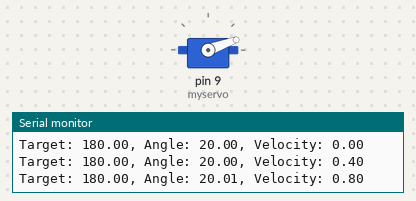
The sketch below on a simulated Arduino Uno, built with avr-gcc and run on an emulated ATmega328P. Shown: servo, the last lines printed to the serial monitor. At 21.7 s the program stops and its outputs stay as they are.

Above: at 0.05 s.
At 1.85 s:
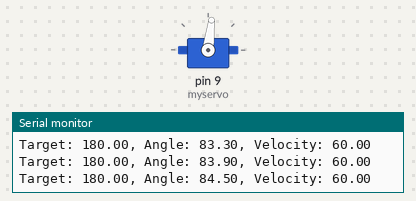
At 3.7 s:
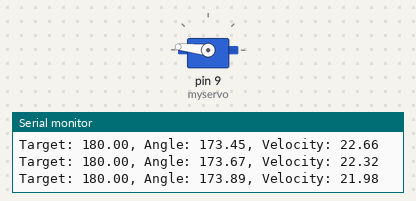
At 7.35 s:
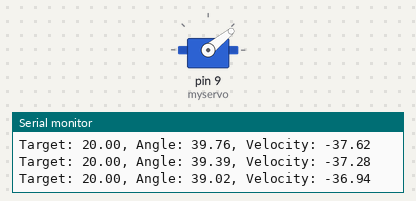
Timing chart, 0 to 11.7 s (numbered marks = the images above):
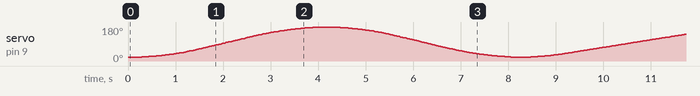

The sketch:

trajectory-example.ino
```cpp
// (licence header left out)
// --- Include the library ---
// Make sure that the file "trajectory.h" is included in
// the same folder as the Arduino sketch
#include "trajectory.h"
#include <Servo.h>


// --- Instantiate the class ---
/**
 * If you want the acceleration and deceleration to be the same
 * FORMAT: Trajectory(max velocity, acceleration)
 */
//Trajectory servoTrajectory(60, 40);

/**
 * If the acceleration and deceleration are different
 * FORMAT: Trajectory(max velocity, acceleration, deceleration)
 */
Trajectory servoTrajectory(60, 40, 34);

/**
 * By default the dynamics controller turns off when it is within 0.1 units
 * of the target position. This threshold value can be changed in the declaration
 * FORMAT: Dynamics(max velocity, acceleration, deceleration, threshold)
 */
//Trajectory servoTrajectory(60, 40, 34, 0.05);

Servo myservo;


// --- Define global variables ---
// The controller will be updated at a rate of 100Hz
#define UPDATE_FREQUENCY 100
#define UPDATE_TIME (1000 / UPDATE_FREQUENCY)
unsigned long updateTimer = 0;
int moveNumber = 0;


/* * * * * * * * * * * * * * * * * * * * * * *
 * SETUP
 * * * * * * * * * * * * * * * * * * * * * * */
void setup() {

	Serial.begin(115200);
	while(!Serial);
	Serial.println("Starting program");

	// Attaches the servo on pin 9 to the servo object
	myservo.attach(9);

	// We want the servo to start at an angle of 20°
	myservo.write(20);

	// By default the controller starts at 0, so we need to
	// set the starting angle as well
	servoTrajectory.reset(20);

	/**
	 * If we suddenly decide we want to change the maximum velocity to 30°/s,
	 * the acceleration to 15°/s^2 and deceleration to 5.3°/s^2
	 */
	//servoTrajectory.setMaxVel(30);
	//servoTrajectory.setAcc(15);
	//servoTrajectory.setDec(5.3);

	/**
	 * To read what the current velocity and acceleration settings are
	 */
	//float maxVelocity = servoTrajectory.getMaxVel();
	//float acceleration = servoTrajectory.getAcc();
	//float deceleration = servoTrajectory.getDec();

	updateTimer = millis();
}


/* * * * * * * * * * * * * * * * * * * * * * *
 * NEW MOVEMENT COMMANDS
 * * * * * * * * * * * * * * * * * * * * * * */
void nextMove() {
	switch (moveNumber) {
		case 0:
			// First we move to the 180° position as fast as possible
			servoTrajectory.setTargetPos(180);
			break;

		case 1:
			// Then move back to 20° as fast as possible
			servoTrajectory.setTargetPos(20);
			break;

		case 2:
			// Next move to 180°, but over the course of 5 seconds
			servoTrajectory.setTargetPos(180, 5);
			break;

		case 3:
			// Finally back to 20°, taking 8.5 seconds
			servoTrajectory.setTargetPos(20, 8.5);
			break;

		default:
			// If all other moves have completed, stop the program
			Serial.println("All moves completed");
			while(1) {}
	}

	moveNumber++;
}


/* * * * * * * * * * * * * * * * * * * * * * *
 * LOOP
 * * * * * * * * * * * * * * * * * * * * * * */
void loop() {

	// Update the servo position at regular intervals
	if (millis() - updateTimer >= UPDATE_TIME) {
		updateTimer += UPDATE_TIME;

		// Update the controller
		float currentAngle = servoTrajectory.update();

		// Set the new servo position; the function only takes integer numbers
		myservo.write(round(currentAngle));

		/**
		 * For more precise servo control, you could use writeMicroseconds.
		 * The min and max PWM pulse widths which correspond to the 0° and 180°
		 * positions needs to be inserted for MIN_PWM and MAX_PWM.
		 */
		//myservo.writeMicroseconds(map(currentAngle, 0, 180, MIN_PWM, MAX_PWM));

		// Output the target position, along with the current position and velocity
		Serial.print("Target: ");
		Serial.print(servoTrajectory.getTarget());
		Serial.print(", Angle: ");
		Serial.print(servoTrajectory.getPos());
		Serial.print(", Velocity: ");
		Serial.println(servoTrajectory.getVel());

		// Only once the servo has reached the desired position, complete the next move
		if (servoTrajectory.ready()) {
			nextMove();
		}
	}
}
```

trajectory.h
```cpp
// (licence header left out)
#ifndef TRAJECTORY_H
#define TRAJECTORY_H

#include <Arduino.h>

// TRAJECTORY CLASS
class Trajectory {

public:
	// Constructors
	Trajectory(float _maxVel = 100, float _setAcc = 50, float _setDec = -1, float _thresh = 0.1);

	// Set target position/velocity
	void setTargetPos(float _target);
	bool setTargetPos(float _target, float _time);
	void setTargetVel(float _target);

	// Get the current target position or velocity values
	float getTarget() { return target; };

	// Set max velocity, acceleration or decelleration
	void setMaxVel(float _maxVel) { maxVel = _maxVel; };
	void setAcc(float _acc) { acc = _acc; };
	void setDec(float _dec) { dec = _dec; };

	// Get the current max velocity, accel or decel values
	float getMaxVel() { return maxVel; };
	float getAcc() { return acc; };
	float getDec() { return dec; };

	// Get the current position and velocity
	float getPos() { return curPos; };
	float getVel() { return curVel; };

	// Set the current position
	void setPos(float newPos = 0);

	// Reset the controller
	void reset(float newPos = 0);

	// Check if the controller has reached the desired position
	bool ready() { return noTasks; };

	// Update and get the new position value
	// dT = time since update or reset function was last called in milliseconds
	float update(float dT);
	float update();

	// Default destructor
	~Trajectory();

private:
	// type = 0: "position" control (Straight line with parabolic blends)
	// type = 1: "velocity" control (Straight line with parabolic blends)
	int type;          // Target type

	float threshold;   // Position error threshold below which no motion occurs
	float target;      // Target Position or Velocity
	float curPos;      // Current Position (units)
	float curVel;      // Current Velocity (units/second)
	float maxVel;      // Maximum Velocity (units/second)
	float velGoal;     // Target velocity to reach goal position at a specific time
	float acc;         // Constant Acceleraction (units/second^2)
	float dec;         // Constant Deceleration (units/second^2)
	unsigned long oldTime;
	bool noTasks;
};


/**
 * Default constructor
 *
 * @param (_maxVel) Maximum velocity - default = 100
 * @param (_acc) Constant acceleration - default = 50
 * @param (_dec) Constant deceleration - default = same as acceleration
 * @param (_thesh) Cutoff threshold - default = 0.1
 */
Trajectory::Trajectory(float _maxVel, float _acc, float _dec, float _thresh) {
	type = 0;
	target = 0;
	curPos = 0;
	curVel = 0;
	maxVel = _maxVel;
	velGoal = _maxVel;
	acc = _acc;
	if (_dec == -1) dec = _acc;
	else dec = _dec;
	oldTime = millis();
	threshold = _thresh;
	noTasks = true;
}


/**
 * Default destructor
 */
Trajectory::~Trajectory() {
	// Empty
}


/**
 * Set a new target position
 *
 * @param  (_targetPos) New target position value
 * @note   This overides any previous position or velocity commands
 */
void Trajectory::setTargetPos(float _targetPos) {
	target = _targetPos;
	velGoal = maxVel;
	type = 0;
	noTasks = false;
}


/**
 * Set a new target position and time
 *
 * @param  (_targetPos) New target position value
 * @param  (_time) The time in seconds until system should reach target position
 * @return (True) goal is achievable, (False) goal won't be achieved within specified time
 * @note   This overides any previous position or velocity commands
 */
bool Trajectory::setTargetPos(float _targetPos, float _time) {
	target = _targetPos;

	// Take into account the cut-off theshold
	_time = _time + sqrt(2 * threshold / dec);

	// Calculate the velocity required to reach the goal within the specified time
	float sqrtTerm = (_time * _time) - 2 * abs(_targetPos - curPos) * (1/acc + 1/dec);

	// If the term is a positive number, then a solution exists
	if (sqrtTerm >= 0) {
		velGoal = (_time - sqrt(sqrtTerm)) / (1/acc + 1/dec);

		if (velGoal > maxVel) velGoal = maxVel;
	} else {
		velGoal = maxVel;
	}

	type = 0;
	noTasks = false;

	if (velGoal == maxVel) return false;
	else return true;
}


/**
 * Set a new target velocity
 *
 * @param  (_targetVel) New target velocity value
 * @note   This overides any previous position or velocity commands
 */
void Trajectory::setTargetVel(float _targetVel) {
	if (_targetVel > maxVel) target = maxVel;
	else if (_targetVel < -maxVel) target = -maxVel;
	else target = _targetVel;
	type = 1;
	noTasks = false;
}


/**
 * Update controller and calculate new position value
 *
 * @param   (dT) The time change (ms) since function was last called
 * @return  The new current position of the system
 */
float Trajectory::update(float dT) {

	// Convert ms to seconds
	dT /= 1000.0;

	// Position Control (Linear velocity with parabolic blends)
	if (type == 0) {

		float posError = target - curPos;

		// If position error is above the threshold
		if (abs(posError) > threshold) {

			// Determine motion direction
			bool dir = true;
			if (posError < 0) dir = false;

			// Determine whether to accelerate or decelerate
			float acceleration = acc;
			if ((curVel * curVel / (2 * dec)) >= abs(posError)) acceleration = -dec;

			// Update the current velocity
			if (dir) curVel += acceleration * dT;
			else curVel -= acceleration * dT;

			// Limit Velocity
			if (curVel > velGoal) curVel = velGoal;
			else if (curVel < -velGoal) curVel = -velGoal;

			float dP = curVel * dT;

			// Prevent overshooting/jittering around target
			if (abs(dP) < abs(posError)) curPos += dP;
			else curPos = target;

			//Serial.print(millis()); Serial.print(",");
			//Serial.print(curPos); Serial.print(",");
			//Serial.print(curVel); Serial.print(",");
			//if (abs(curVel) != velGoal) Serial.println(acceleration * (-1 + 2*dir));
			//else Serial.println(0);

		} else {
			curVel = 0;
			curPos = target;
			noTasks = true;
		}

	// Velocity Control (Linear velocity with parabolic blends)
	} else if (type == 1) {

		float velError = target - curVel;

		// If velocity error is above the threshold
		if (abs(velError) > threshold) {

			// Determine whether to accelerate or decelerate
			float acceleration = acc;
			if (target < curVel && curVel >= 0) acceleration = -dec;
			else if (target < curVel && curVel < 0) acceleration = -acc;
			else if (target > curVel && curVel < 0) acceleration = dec;

			// Update the current velocity
			float dV = acceleration * dT;
			if (abs(dV) < abs(velError)) curVel += dV;
			else curVel = target;

		} else {
			curVel = target;
			noTasks = true;
		}

		// Limit Velocity
		if (curVel > maxVel) curVel = maxVel;
		else if (curVel < -maxVel) curVel = -maxVel;

		// Update current position
		curPos += curVel * dT;
	}

	// Error check for NaN
	//if (curPos != curPos) {
	//	//printf(F("ERROR: Dynamics calculation error"));
	//	if (type == 0) curPos = target;
	//	else curPos = 0;
	//	curVel = 0;
	//}

	return curPos;
}


/**
 * Overloaded "update" function, were the time change has not been specified
 *
 * @return  The new current position of the system
 */
float Trajectory::update() {
	// Calculate Time Change
	unsigned long newTime = millis();
	float dT = float(newTime - oldTime);
	oldTime = newTime;
	return update(dT);
}


/**
 * Reset all class variables
 *
 * @param (newPos) the current position - default = 0
 */
void Trajectory::reset(float newPos) {
	curPos = newPos;
	curVel = 0;
	target = 0;
	velGoal = maxVel;
	noTasks = true;
	oldTime = millis();
}


/**
 * Set/reset the current position value
 *
 * @param (newPos) the new current position - default = 0
 */
void Trajectory::setPos(float newPos) {
	curPos = newPos;
}


#endif /* TRAJECTORY_H */
```
